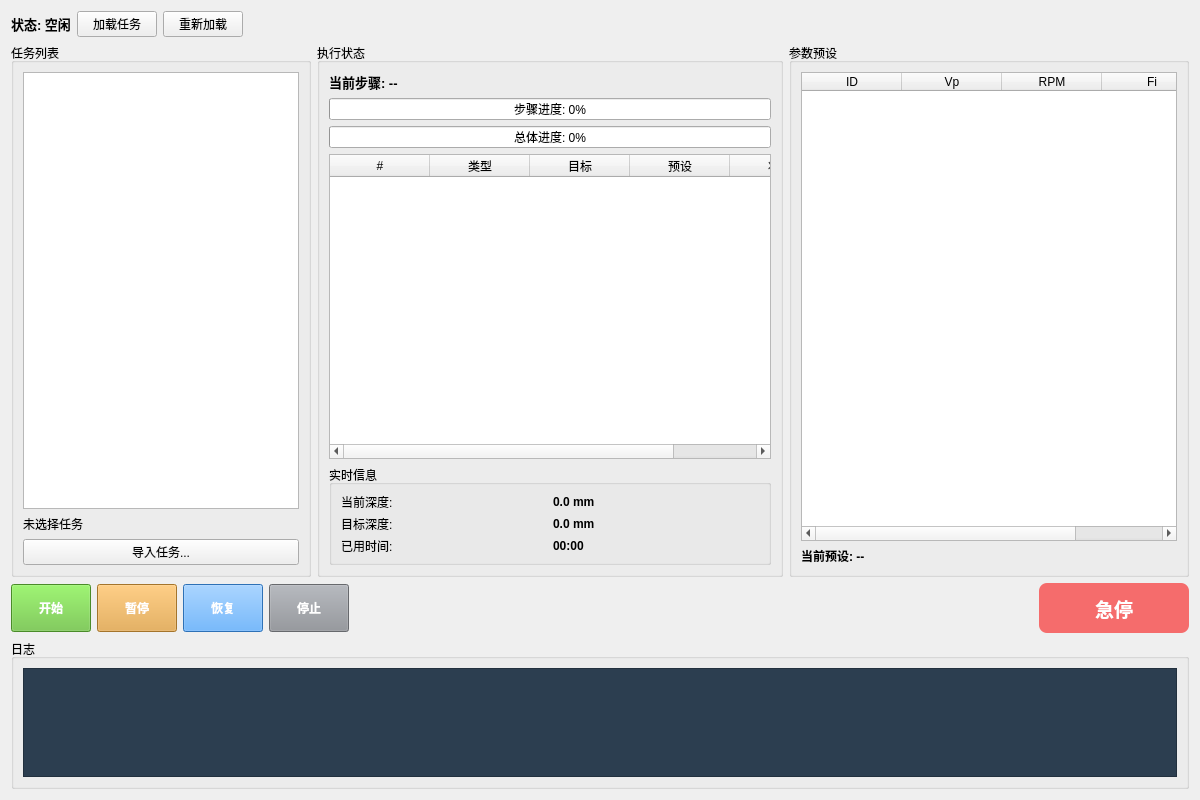
<?xml version="1.0" encoding="UTF-8"?>
<ui version="4.0">
 <class>AutoTaskPage</class>
 <widget class="QWidget" name="AutoTaskPage">
  <property name="geometry">
   <rect>
    <x>0</x>
    <y>0</y>
    <width>1200</width>
    <height>800</height>
   </rect>
  </property>
  <property name="windowTitle">
   <string>自动任务</string>
  </property>
  <layout class="QVBoxLayout" name="verticalLayout">
   <item>
    <layout class="QHBoxLayout" name="topBarLayout">
     <item>
      <widget class="QLabel" name="lbl_task_status">
       <property name="text">
        <string>状态: 空闲</string>
       </property>
       <property name="font">
        <font>
         <pointsize>10</pointsize>
         <weight>75</weight>
         <bold>true</bold>
        </font>
       </property>
      </widget>
     </item>
     <item>
      <widget class="QPushButton" name="btn_load_task">
       <property name="text">
        <string>加载任务</string>
       </property>
      </widget>
     </item>
     <item>
      <widget class="QPushButton" name="btn_reload">
       <property name="text">
        <string>重新加载</string>
       </property>
      </widget>
     </item>
     <item>
      <spacer name="horizontalSpacer">
       <property name="orientation">
        <enum>Qt::Horizontal</enum>
       </property>
       <property name="sizeHint" stdset="0">
        <size>
         <width>40</width>
         <height>20</height>
        </size>
       </property>
      </spacer>
     </item>
    </layout>
   </item>
   <item>
    <layout class="QHBoxLayout" name="mainContentLayout">
     <item>
      <widget class="QGroupBox" name="group_task_list">
       <property name="title">
        <string>任务列表</string>
       </property>
       <property name="minimumSize">
        <size>
         <width>250</width>
         <height>0</height>
        </size>
       </property>
       <property name="maximumSize">
        <size>
         <width>300</width>
         <height>16777215</height>
        </size>
       </property>
       <layout class="QVBoxLayout" name="verticalLayout_2">
        <item>
         <widget class="QListWidget" name="list_tasks"/>
        </item>
        <item>
         <widget class="QLabel" name="lbl_task_info">
          <property name="text">
           <string>未选择任务</string>
          </property>
          <property name="wordWrap">
           <bool>true</bool>
          </property>
         </widget>
        </item>
        <item>
         <widget class="QPushButton" name="btn_import_task">
          <property name="text">
           <string>导入任务...</string>
          </property>
         </widget>
        </item>
       </layout>
      </widget>
     </item>
     <item>
      <widget class="QGroupBox" name="group_execution">
       <property name="title">
        <string>执行状态</string>
       </property>
       <layout class="QVBoxLayout" name="verticalLayout_3">
        <item>
         <widget class="QLabel" name="lbl_current_step">
          <property name="text">
           <string>当前步骤: --</string>
          </property>
          <property name="font">
           <font>
            <pointsize>10</pointsize>
            <weight>75</weight>
            <bold>true</bold>
           </font>
          </property>
         </widget>
        </item>
        <item>
         <widget class="QProgressBar" name="progress_step">
          <property name="value">
           <number>0</number>
          </property>
          <property name="textVisible">
           <bool>true</bool>
          </property>
          <property name="format">
           <string>步骤进度: %p%</string>
          </property>
         </widget>
        </item>
        <item>
         <widget class="QProgressBar" name="progress_total">
          <property name="value">
           <number>0</number>
          </property>
          <property name="format">
           <string>总体进度: %p%</string>
          </property>
         </widget>
        </item>
        <item>
         <widget class="QTableWidget" name="table_steps">
          <property name="editTriggers">
           <set>QAbstractItemView::NoEditTriggers</set>
          </property>
          <property name="selectionMode">
           <enum>QAbstractItemView::SingleSelection</enum>
          </property>
          <property name="selectionBehavior">
           <enum>QAbstractItemView::SelectRows</enum>
          </property>
          <column>
           <property name="text">
            <string>#</string>
           </property>
          </column>
          <column>
           <property name="text">
            <string>类型</string>
           </property>
          </column>
          <column>
           <property name="text">
            <string>目标</string>
           </property>
          </column>
          <column>
           <property name="text">
            <string>预设</string>
           </property>
          </column>
          <column>
           <property name="text">
            <string>状态</string>
           </property>
          </column>
         </widget>
        </item>
        <item>
         <widget class="QGroupBox" name="group_realtime">
          <property name="title">
           <string>实时信息</string>
          </property>
          <property name="maximumSize">
           <size>
            <width>16777215</width>
            <height>100</height>
           </size>
          </property>
          <layout class="QGridLayout" name="gridLayout">
           <item row="0" column="0">
            <widget class="QLabel" name="label_depth">
             <property name="text">
              <string>当前深度:</string>
             </property>
            </widget>
           </item>
           <item row="0" column="1">
            <widget class="QLabel" name="lbl_depth">
             <property name="text">
              <string>0.0 mm</string>
             </property>
             <property name="font">
              <font>
               <weight>75</weight>
               <bold>true</bold>
              </font>
             </property>
            </widget>
           </item>
           <item row="1" column="0">
            <widget class="QLabel" name="label_target">
             <property name="text">
              <string>目标深度:</string>
             </property>
            </widget>
           </item>
           <item row="1" column="1">
            <widget class="QLabel" name="lbl_target">
             <property name="text">
              <string>0.0 mm</string>
             </property>
             <property name="font">
              <font>
               <weight>75</weight>
               <bold>true</bold>
              </font>
             </property>
            </widget>
           </item>
           <item row="2" column="0">
            <widget class="QLabel" name="label_elapsed">
             <property name="text">
              <string>已用时间:</string>
             </property>
            </widget>
           </item>
           <item row="2" column="1">
            <widget class="QLabel" name="lbl_elapsed">
             <property name="text">
              <string>00:00</string>
             </property>
             <property name="font">
              <font>
               <weight>75</weight>
               <bold>true</bold>
              </font>
             </property>
            </widget>
           </item>
          </layout>
         </widget>
        </item>
       </layout>
      </widget>
     </item>
     <item>
      <widget class="QGroupBox" name="group_presets">
       <property name="title">
        <string>参数预设</string>
       </property>
       <property name="minimumSize">
        <size>
         <width>300</width>
         <height>0</height>
        </size>
       </property>
       <property name="maximumSize">
        <size>
         <width>400</width>
         <height>16777215</height>
        </size>
       </property>
       <layout class="QVBoxLayout" name="verticalLayout_4">
        <item>
         <widget class="QTableWidget" name="table_presets">
          <property name="editTriggers">
           <set>QAbstractItemView::NoEditTriggers</set>
          </property>
          <column>
           <property name="text">
            <string>ID</string>
           </property>
          </column>
          <column>
           <property name="text">
            <string>Vp</string>
           </property>
          </column>
          <column>
           <property name="text">
            <string>RPM</string>
           </property>
          </column>
          <column>
           <property name="text">
            <string>Fi</string>
           </property>
          </column>
         </widget>
        </item>
        <item>
         <widget class="QLabel" name="lbl_current_preset">
          <property name="text">
           <string>当前预设: --</string>
          </property>
          <property name="font">
           <font>
            <pointsize>9</pointsize>
            <weight>75</weight>
            <bold>true</bold>
           </font>
          </property>
         </widget>
        </item>
       </layout>
      </widget>
     </item>
    </layout>
   </item>
   <item>
    <layout class="QHBoxLayout" name="controlBarLayout">
     <item>
      <widget class="QPushButton" name="btn_start">
       <property name="text">
        <string>开始</string>
       </property>
       <property name="styleSheet">
        <string notr="true">QPushButton { background-color: #67c23a; color: white; font-weight: bold; min-height: 40px; }</string>
       </property>
      </widget>
     </item>
     <item>
      <widget class="QPushButton" name="btn_pause">
       <property name="text">
        <string>暂停</string>
       </property>
       <property name="styleSheet">
        <string notr="true">QPushButton { background-color: #e6a23c; color: white; font-weight: bold; min-height: 40px; }</string>
       </property>
      </widget>
     </item>
     <item>
      <widget class="QPushButton" name="btn_resume">
       <property name="text">
        <string>恢复</string>
       </property>
       <property name="styleSheet">
        <string notr="true">QPushButton { background-color: #409eff; color: white; font-weight: bold; min-height: 40px; }</string>
       </property>
      </widget>
     </item>
     <item>
      <widget class="QPushButton" name="btn_stop">
       <property name="text">
        <string>停止</string>
       </property>
       <property name="styleSheet">
        <string notr="true">QPushButton { background-color: #909399; color: white; font-weight: bold; min-height: 40px; }</string>
       </property>
      </widget>
     </item>
     <item>
      <spacer name="horizontalSpacer_2">
       <property name="orientation">
        <enum>Qt::Horizontal</enum>
       </property>
       <property name="sizeHint" stdset="0">
        <size>
         <width>40</width>
         <height>20</height>
        </size>
       </property>
      </spacer>
     </item>
     <item>
      <widget class="QPushButton" name="btn_emergency">
       <property name="text">
        <string>急停</string>
       </property>
       <property name="styleSheet">
        <string notr="true">QPushButton { background-color: #f56c6c; color: white; font-weight: bold; font-size: 14pt; min-width: 150px; min-height: 50px; border-radius: 8px; }</string>
       </property>
      </widget>
     </item>
    </layout>
   </item>
   <item>
    <widget class="QGroupBox" name="group_log">
     <property name="title">
      <string>日志</string>
     </property>
     <property name="maximumSize">
      <size>
       <width>16777215</width>
       <height>150</height>
      </size>
     </property>
     <layout class="QVBoxLayout" name="verticalLayout_5">
      <item>
       <widget class="QTextBrowser" name="tb_log">
        <property name="styleSheet">
         <string notr="true">QTextBrowser { background-color: #2c3e50; color: #ecf0f1; font-family: Consolas, monospace; }</string>
        </property>
       </widget>
      </item>
     </layout>
    </widget>
   </item>
  </layout>
 </widget>
 <resources/>
 <connections/>
</ui>
